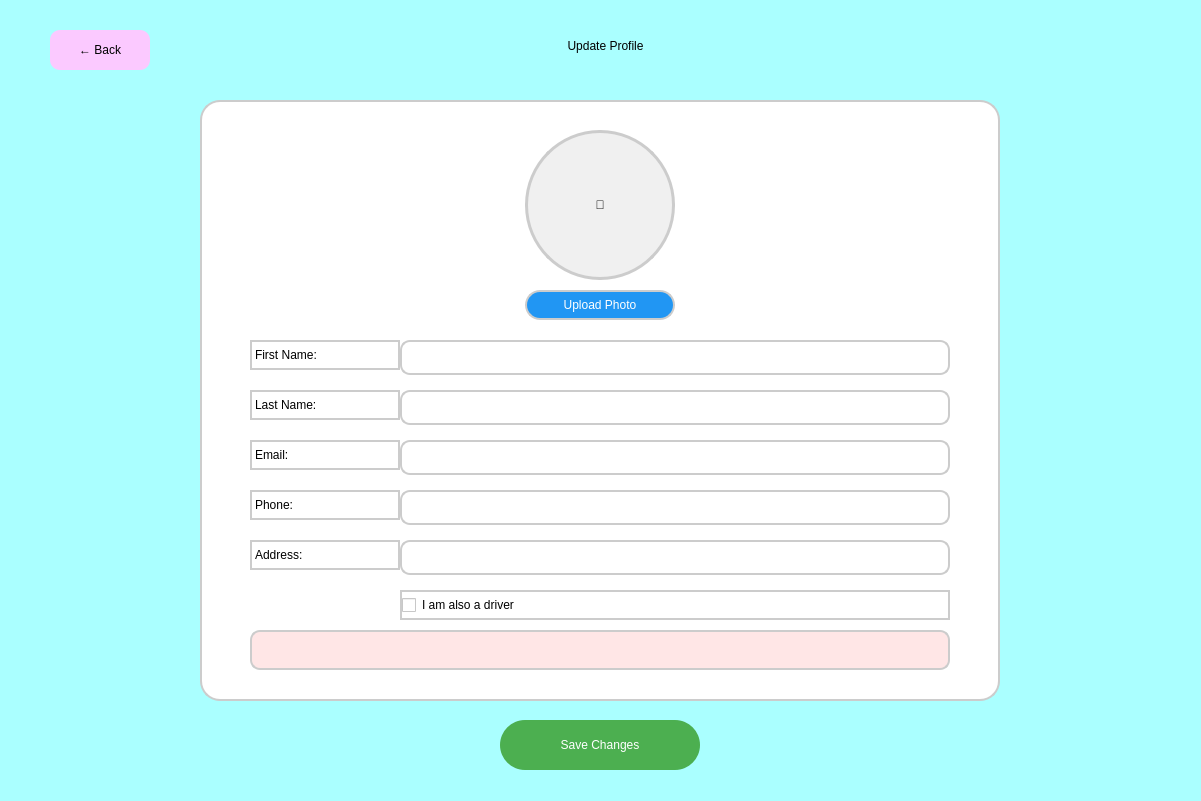
<?xml version="1.0" encoding="UTF-8"?>
<ui version="4.0">
 <class>Dialog</class>
 <widget class="QDialog" name="Dialog">
  <property name="geometry">
   <rect>
    <x>0</x>
    <y>0</y>
    <width>1201</width>
    <height>801</height>
   </rect>
  </property>
  <property name="windowTitle">
   <string>AUBus - Update Profile</string>
  </property>
  <property name="styleSheet">
   <string notr="true">background-color: rgb(170, 255, 255);</string>
  </property>
  <widget class="QLabel" name="headerLabel">
   <property name="geometry">
    <rect>
     <x>380</x>
     <y>20</y>
     <width>451</width>
     <height>51</height>
    </rect>
   </property>
   <property name="styleSheet">
    <string notr="true">font: 63 24pt &quot;Sitka Heading Semibold&quot;; color: black;</string>
   </property>
   <property name="text">
    <string>Update Profile</string>
   </property>
   <property name="alignment">
    <set>Qt::AlignCenter</set>
   </property>
  </widget>
  <widget class="QWidget" name="profileCard" native="true">
   <property name="geometry">
    <rect>
     <x>200</x>
     <y>100</y>
     <width>800</width>
     <height>601</height>
    </rect>
   </property>
   <property name="styleSheet">
    <string notr="true">
     background-color: white;
     border-radius: 20px;
     border: 2px solid #cccccc;
    </string>
   </property>
   <widget class="QLabel" name="profilePhoto">
    <property name="geometry">
     <rect>
      <x>325</x>
      <y>30</y>
      <width>150</width>
      <height>150</height>
     </rect>
    </property>
    <property name="styleSheet">
     <string notr="true">
      background-color: #f0f0f0;
      border-radius: 75px;
      border: 3px solid #cccccc;
     </string>
    </property>
    <property name="text">
     <string>👤</string>
    </property>
    <property name="alignment">
     <set>Qt::AlignCenter</set>
    </property>
   </widget>
   <widget class="QPushButton" name="uploadPhotoButton">
    <property name="geometry">
     <rect>
      <x>325</x>
      <y>190</y>
      <width>150</width>
      <height>30</height>
     </rect>
    </property>
    <property name="styleSheet">
     <string notr="true">
      background-color: #2196F3;
      border-radius: 15px;
      font: 63 10pt &quot;Sitka Heading Semibold&quot;;
      color: white;
     </string>
    </property>
    <property name="text">
     <string>Upload Photo</string>
    </property>
   </widget>
   <widget class="QLabel" name="firstNameLabel">
    <property name="geometry">
     <rect>
      <x>50</x>
      <y>240</y>
      <width>150</width>
      <height>30</height>
     </rect>
    </property>
    <property name="styleSheet">
     <string notr="true">font: 63 10pt &quot;Sitka Heading Semibold&quot;;</string>
    </property>
    <property name="text">
     <string>First Name:</string>
    </property>
   </widget>
   <widget class="QLineEdit" name="firstNameField">
    <property name="geometry">
     <rect>
      <x>200</x>
      <y>240</y>
      <width>550</width>
      <height>35</height>
     </rect>
    </property>
    <property name="styleSheet">
     <string notr="true">
      background-color: white;
      border: 2px solid #cccccc;
      border-radius: 10px;
      padding: 5px;
      font: 63 10pt &quot;Sitka Heading Semibold&quot;;
     </string>
    </property>
   </widget>
   <widget class="QLabel" name="lastNameLabel">
    <property name="geometry">
     <rect>
      <x>50</x>
      <y>290</y>
      <width>150</width>
      <height>30</height>
     </rect>
    </property>
    <property name="styleSheet">
     <string notr="true">font: 63 10pt &quot;Sitka Heading Semibold&quot;;</string>
    </property>
    <property name="text">
     <string>Last Name:</string>
    </property>
   </widget>
   <widget class="QLineEdit" name="lastNameField">
    <property name="geometry">
     <rect>
      <x>200</x>
      <y>290</y>
      <width>550</width>
      <height>35</height>
     </rect>
    </property>
    <property name="styleSheet">
     <string notr="true">
      background-color: white;
      border: 2px solid #cccccc;
      border-radius: 10px;
      padding: 5px;
      font: 63 10pt &quot;Sitka Heading Semibold&quot;;
     </string>
    </property>
   </widget>
   <widget class="QLabel" name="emailLabel">
    <property name="geometry">
     <rect>
      <x>50</x>
      <y>340</y>
      <width>150</width>
      <height>30</height>
     </rect>
    </property>
    <property name="styleSheet">
     <string notr="true">font: 63 10pt &quot;Sitka Heading Semibold&quot;;</string>
    </property>
    <property name="text">
     <string>Email:</string>
    </property>
   </widget>
   <widget class="QLineEdit" name="emailField">
    <property name="geometry">
     <rect>
      <x>200</x>
      <y>340</y>
      <width>550</width>
      <height>35</height>
     </rect>
    </property>
    <property name="styleSheet">
     <string notr="true">
      background-color: white;
      border: 2px solid #cccccc;
      border-radius: 10px;
      padding: 5px;
      font: 63 10pt &quot;Sitka Heading Semibold&quot;;
     </string>
    </property>
   </widget>
   <widget class="QLabel" name="phoneLabel">
    <property name="geometry">
     <rect>
      <x>50</x>
      <y>390</y>
      <width>150</width>
      <height>30</height>
     </rect>
    </property>
    <property name="styleSheet">
     <string notr="true">font: 63 10pt &quot;Sitka Heading Semibold&quot;;</string>
    </property>
    <property name="text">
     <string>Phone:</string>
    </property>
   </widget>
   <widget class="QLineEdit" name="phoneField">
    <property name="geometry">
     <rect>
      <x>200</x>
      <y>390</y>
      <width>550</width>
      <height>35</height>
     </rect>
    </property>
    <property name="styleSheet">
     <string notr="true">
      background-color: white;
      border: 2px solid #cccccc;
      border-radius: 10px;
      padding: 5px;
      font: 63 10pt &quot;Sitka Heading Semibold&quot;;
     </string>
    </property>
   </widget>
   <widget class="QLabel" name="addressLabel">
    <property name="geometry">
     <rect>
      <x>50</x>
      <y>440</y>
      <width>150</width>
      <height>30</height>
     </rect>
    </property>
    <property name="styleSheet">
     <string notr="true">font: 63 10pt &quot;Sitka Heading Semibold&quot;;</string>
    </property>
    <property name="text">
     <string>Address:</string>
    </property>
   </widget>
   <widget class="QLineEdit" name="addressField">
    <property name="geometry">
     <rect>
      <x>200</x>
      <y>440</y>
      <width>550</width>
      <height>35</height>
     </rect>
    </property>
    <property name="styleSheet">
     <string notr="true">
      background-color: white;
      border: 2px solid #cccccc;
      border-radius: 10px;
      padding: 5px;
      font: 63 10pt &quot;Sitka Heading Semibold&quot;;
     </string>
    </property>
   </widget>
   <widget class="QCheckBox" name="driverCheckbox">
    <property name="geometry">
     <rect>
      <x>200</x>
      <y>490</y>
      <width>550</width>
      <height>30</height>
     </rect>
    </property>
    <property name="styleSheet">
     <string notr="true">font: 63 10pt &quot;Sitka Heading Semibold&quot;;</string>
    </property>
    <property name="text">
     <string>I am also a driver</string>
    </property>
   </widget>
   <widget class="QLabel" name="errorLabel">
    <property name="geometry">
     <rect>
      <x>50</x>
      <y>530</y>
      <width>700</width>
      <height>40</height>
     </rect>
    </property>
    <property name="styleSheet">
     <string notr="true">
      font: 63 10pt &quot;Sitka Heading Semibold&quot;;
      color: red;
      background-color: #ffe6e6;
      border-radius: 10px;
      padding: 8px;
     </string>
    </property>
    <property name="text">
     <string/>
    </property>
    <property name="alignment">
     <set>Qt::AlignCenter</set>
    </property>
   </widget>
  </widget>
  <widget class="QPushButton" name="saveButton">
   <property name="geometry">
    <rect>
     <x>500</x>
     <y>720</y>
     <width>200</width>
     <height>50</height>
    </rect>
   </property>
   <property name="styleSheet">
    <string notr="true">
     background-color: #4CAF50;
     border-radius: 25px;
     font: 63 14pt &quot;Sitka Heading Semibold&quot;;
     color: white;
    </string>
   </property>
   <property name="text">
    <string>Save Changes</string>
   </property>
  </widget>
  <widget class="QPushButton" name="backButton">
   <property name="geometry">
    <rect>
     <x>50</x>
     <y>30</y>
     <width>100</width>
     <height>40</height>
    </rect>
   </property>
   <property name="styleSheet">
    <string notr="true">
     background-color: rgb(251, 201, 255);
     border-radius: 10px;
     font: 63 10pt &quot;Sitka Heading Semibold&quot;;
    </string>
   </property>
   <property name="text">
    <string>← Back</string>
   </property>
  </widget>
 </widget>
 <resources/>
 <connections/>
</ui>
